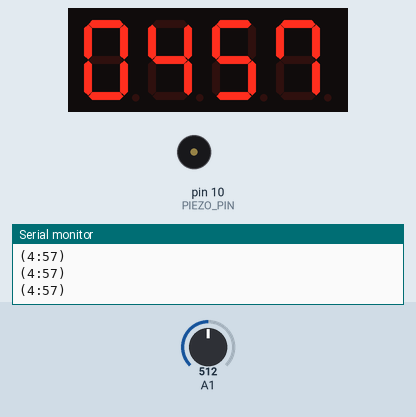
This sketch was run on a simulated Arduino Uno, built with avr-gcc and run on an emulated ATmega328P. Shown: 4-digit seven-segment display, buzzer (waves = sounding), the last lines printed to the serial monitor. Wiring (inferred from the names in the program): 4-digit 7-segment display, segments lit when HIGH: segments pin 2, pin 3, pin 4, pin 5, pin 6, pin 7, pin 8, pin 9; digit selects A0, pin 13, pin 12, pin 11. The test bench sets the inputs (shaded band); at power-on: A1 = 512. The segment pins are drawn as the display they are named for. At 24.6 s the program stops and its outputs stay as they are.

Above: at 3.4 s.
3.5 s: A1 set to 122
At 5.48 s:
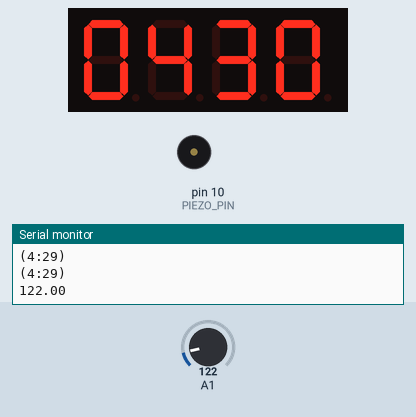
5.6 s: A1 set to 306
At 6.19 s:
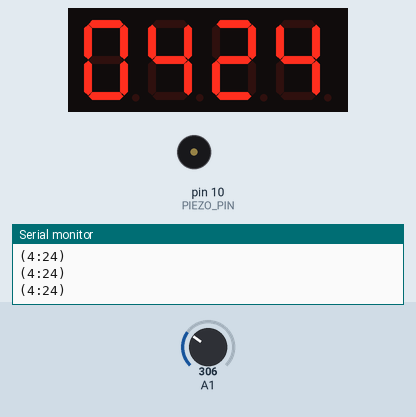
7.1 s: A1 set to 1023
At 9.4 s:
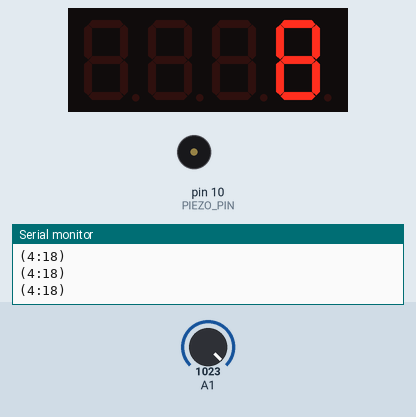
Timing chart, 0 to 26.1 s (numbered marks = the images above; inputs shaded):
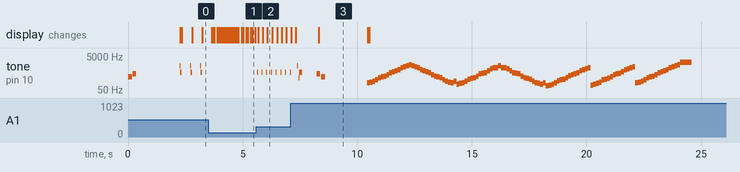

Measured:
- after the input at 3.5 s, tone on pin 10 (PIEZO_PIN): stops changing and stays silent
- after the input at 5.6 s, tone on pin 10 (PIEZO_PIN): alternates 554 Hz for 0.02 s and silent for 0.19 s, starting at once
- by itself, tone on pin 10 (PIEZO_PIN): plays 294 Hz for 0.18 s, 440 Hz for 0.15 s, 1319 Hz for 0.02 s, 554 Hz for 0.06 s, 1319 Hz for 0.02 s, 554 Hz for 0.06 s … (8 notes in this stretch)

The sketch:

main_module.ino
```cpp
/* main_module.ino for Bomb-Talkie a.k.a. 빵터지는 대화
 *
 * author: fetiu, gomjellie
 * last change: 2018.9.9
 *
 * ps.메시지 포맷팅은 sprintf로 하는 것을 권장.
 */
#include<Wire.h>

/*----사용할 모드만 남기고 주석처리 해주세요.----*/
#define TIMER_MODE //일반 delay
//#define THREAD_MODE //to test multi-threaded function.
//#define MUSIC_MODE
//#define DEBUG_MODE //디버그 모드로 전환하여 세그먼트 출력 값을 보려면 주석 해제.
/*정상적으로 세그먼트를 보려면 DEBUG_MODE는 반드시 주석처리해야함.*/

#include"pins.h"
#include"sound.h"
#ifdef TIMER_MODE
#include"timer.h"
extern float time_count; //5 * 60 s
extern float timer_speed;
extern bool success;
#endif

void setup() {
  pinMode(PIEZO_PIN,OUTPUT);
  for(int i = 0; i < 4; i++)
    pinMode(digit_pins[i], OUTPUT);
  for(int i = 0; i < 8; i++)
    pinMode(segment_pins[i], OUTPUT);
  Serial.begin(9600);
  Wire.begin(); //MASTER.
  sound_play(ATTACH);
}

void play_notes(const note *music, int music_length){
 /**
  * param: music: array of notes
  * param: music_length: how long it sustain
  */
  for(int i =0; i < music_length ; i++){
    int dur = 1000 / music[i].tempo;        //한 박자를 tempo만큼 분할.
    tone(PIEZO_PIN, music[i].pitch, dur); //i번째 note의 음 높이로 재생
#ifdef TIMER_MODE
    float _dur = (dur * timer_speed)/MINUTE ; //딜레이를 줄여서 재생. 재생속도 빨라짐
    delay_countdown(_dur);
#elif THREAD_MODE
    sleep(dur);
#else
    delay(dur);
#endif
  }
}

void loop() {
  while(time_count > 0) {
    timer_speed = analogRead(A1);
    Serial.println(timer_speed);
    sound_play(TIK_TOK);
    if(timer_speed == 1023){
        success = true;
        sound_play(DETACH);
        sound_play(FINAL_FANTASY);
        exit(0);
    }
  }
  timer_speed = 50;
  for(int i=0; i<5; i++) sound_play(EXPLODE); //it sounds like boom.
  exit(0);
}
```

pitches.h
```cpp
/*************************************************
 * Public Constants
 *************************************************/
#define B_0  31
#define C_1  33
#define CS1 35
#define D_1  37
#define DS1 39
#define E_1  41
#define F_1  44
#define FS1 46
#define G_1  49
#define GS1 52
#define A_1  55 //this conflicts
#define AS1 58
#define B_1  62
#define C_2  65
#define CS2 69
#define D_2  73
#define DS2 78
#define E_2  82
#define F_2  87
#define FS2 93
#define G_2  98
#define GS2 104
#define A_2  110
#define AS_2 117
#define B_2  123
#define C_3  131
#define CS3 139
#define D_3  147
#define DS3 156
#define E_3  165
#define F_3  175
#define FS3 185
#define G_3  196
#define GS3 208
#define A_3  220
#define AS3 233
#define B_3  247
#define C_4  262
#define CS4 277
#define D_4  294
#define DS4 311
#define E_4  330
#define F_4  349
#define FS4 370
#define G_4  392
#define GS4 415
#define A_4  440
#define AS4 466
#define B_4  494
#define C_5  523
#define CS5 554
#define D_5  587
#define DS5 622
#define E_5  659
#define F_5  698
#define FS5 740
#define G_5  784
#define GS5 831
#define A_5  880
#define AS5 932
#define B_5  988
#define C_6  1047
#define CS6 1109
#define D_6  1175
#define DS6 1245
#define E_6  1319
#define F_6  1397
#define FS6 1480
#define G_6  1568
#define GS6 1661
#define A_6  1760
#define AS6 1865
#define B_6  1976
#define C_7  2093
#define CS7 2217
#define D_7  2349
#define DS7 2489
#define E_7  2637
#define F_7  2794
#define FS7 2960
#define G_7  3136
#define GS7 3322
#define A_7  3520
#define AS7 3729
#define B_7  3951
#define C_8  4186
#define CS8 4435
#define D_8  4699
#define DS8 4978
```

sound.h
```cpp
/* sheets.h for music player via arduino tone
 * author: fetiu, gomjellie, ez2max, geonmo...
 * last change: 2018.9.9
 */
#include"pitches.h"
#include"pins.h"

//"underworld", "final_fantasy", "sweep", "explode", "tiktok", "airplane", "attach", "detach"
enum SongLists
{
    FINAL_FANTASY,
    SWEEP,
    EXPLODE,
    TIK_TOK,
    ATTACH,
    DETACH,
};

/*음표 구조체 선언*/
struct note {
  uint16_t pitch; //음높이
  uint16_t tempo; //박자
};

extern void play_notes(const note *music, int music_length);
const void sound_play(int sheet_name);
void _attach_sound();
void _detach_sound();
void _explode();
void _final_fantasy();
void _sweep();
void _tik_tok();

/*효과음*/
void _attach_sound(){
  tone(PIEZO_PIN, D_4, 180);
  delay(200); // should be sleep
  tone(PIEZO_PIN, A_4, 150);
  delay(2000);
}//playmusic없이 가는게 시간을 안까먹음.

void _detach_sound(){
  tone(PIEZO_PIN, A_4, 150);
  delay(200); // should be sleep
  tone(PIEZO_PIN, D_4, 180);
  delay(2000);
}

/*************************************************
 * 악보 배열 선언부
 *************************************************/
//// tempo의 숫자는 몇분음표인지를 나타냄. pitch 0은 쉼표.
//// 배열 원소 선언시, 한 마디씩 끊어서 작성하기.


void _explode() {
//// it sounds like bomb explodes
//// notes written by fetiu
  const struct note explode[] = {

          {C_4,12},{FS4,12},{F_4,12},{E_4,12},{AS4,12},{A_4,12},
          {GS4,6},{DS4,6},{B_3,6},
          {AS3, 6},{A_3, 6},{GS3,6},
          {C_4,12},{FS4,12},{F_4,12},{E_4,12},{AS4,12},{A_4,12},
          {GS4,6},{DS4,6},{B_3,6},
          {AS3, 6},{A_3, 6},{GS3,6},
          {C_4,12},{FS4,12},{F_4,12},{E_4,12},{AS4,12},{A_4,12},
          {GS4,6},{DS4,6},{B_3,6},
          {AS3, 6},{A_3, 6},{GS3,6},
          {C_4,12},{FS4,12},{F_4,12},{E_4,12},{AS4,12},{A_4,12},
          {GS4,6},{DS4,6},{B_3,6},
          {AS3, 6},{A_3, 6},{GS3,6},
          {C_4,12},{FS4,12},{F_4,12},{E_4,12},{AS4,12},{A_4,12},
          {C_4,12},{FS4,12},{F_4,12},{E_4,12},{AS4,12},{A_4,12},

  };
  int music_length = sizeof(explode) / sizeof(note);
  play_notes(explode, music_length);
}

void _tik_tok() {
//// tik tok
//// notes written by gomjellie & fetiu @fetiu's home
  const struct note tiktok[] = {
          {0,   8},
          {E_6, 16},
          {0,   32},
          {C_4, 32},
          {CS5, 8},
          {0,   8},
          {0,   2},
  };
  int music_length = sizeof(tiktok) / sizeof(note);
  play_notes(tiktok, music_length);
}

void _sweep() {
  //// arpeggio sweeping
  //// note written by gomjellie
  const struct note sweep[] = {
          // when mission successed!
          {D_4, 4},{F_4, 4},{A_4, 4},{C_5, 4},
          {D_5, 4},{F_5, 4},{A_5, 4},{C_6, 4},
          {D_6, 4},{C_6, 4},{A_5, 4},{F_5, 4},
          {D_5, 4},{C_5, 4},{A_4, 4},{F_4, 4},
          /////
          {CS4, 4},{F_4, 4},{GS4, 4},{C_5, 4},
          {CS5, 4},{F_5, 4},{GS5, 4},{C_6, 4},
          {CS6, 4},{C_6, 4},{GS5, 4},{F_5, 4},
          {CS5, 4},{C_5, 4},{GS4, 4},{F_4, 4},
  };
  play_notes(sweep, sizeof(sweep) / sizeof(note));
}


void _final_fantasy() {
  //// final_fantasy arpeggio song
//// notes written by gomjellie
  const struct note final_fantasy[] = {
          //// Code(c, d, e, g)
          /// arpeggio goes up
          {C_3, 8}, {D_3, 8}, {E_3, 8}, {G_3, 8},
          {C_4, 8}, {D_4, 8}, {E_4, 8}, {G_4, 8},
          {C_5, 8}, {D_5, 8}, {E_5, 8}, {G_5, 8},
          {C_6, 8}, {D_6, 8}, {E_6, 8}, {G_6, 8},
          //// arpeggio goes down
          {E_6, 8}, {D_6, 8}, {C_6, 8}, {G_5, 8},
          {E_5, 8}, {D_5, 8}, {C_5, 8}, {G_4, 8},
          {E_4, 8}, {D_4, 8}, {C_4, 8}, {G_3, 8},
          {E_3, 8}, {D_3, 8}, {C_3, 8}, {E_3, 8},

          //// Code(a, b, c, e)
          /// arpeggio goes up
          {A_2, 8}, {B_2, 8}, {C_3, 8}, {E_3, 8},
          {A_3, 8}, {B_3, 8}, {C_4, 8}, {E_4, 8},
          {A_4, 8}, {B_4, 8}, {C_5, 8}, {E_5, 8},
          {A_5, 8}, {B_5, 8}, {C_6, 8}, {E_6, 8},
          //// arpeggio goes down
          {C_6, 8}, {B_5, 8}, {A_5, 8}, {E_5, 8},
          {C_5, 8}, {B_4, 8}, {A_4, 8}, {E_4, 8},
          {C_4, 8}, {B_3, 8}, {A_3, 8}, {E_3, 8},
          {C_3, 8}, {B_2, 8}, {A_2, 8}, {C_3, 8},

          //// Code(F, G, A, C) arpeggio goes up
          {F_2, 8}, {G_2, 8}, {A_2, 8}, {C_3, 8},
          {F_3, 8}, {G_3, 8}, {A_3, 8}, {C_4, 8},
          {F_4, 8}, {G_4, 8}, {A_4, 8}, {C_5, 8},
          {F_5, 8}, {G_5, 8}, {A_5, 8}, {C_6, 8},

          //// Code(G, A, B, D) arpeggio goes up
          {G_2, 8}, {A_2, 8}, {B_2, 8}, {D_3, 8},
          {G_3, 8}, {A_3, 8}, {B_3, 8}, {D_4, 8},
          {G_4, 8}, {A_4, 8}, {B_4, 8}, {D_5, 8},
          {G_5, 8}, {A_5, 8}, {B_5, 8}, {D_6, 8},

          //// Code(C, D, E, G) arpeggio goes up
          {C_3, 8}, {D_3, 8}, {E_3, 8}, {G_3, 8},
          {C_4, 8}, {D_4, 8}, {E_4, 8}, {G_4, 8},
          {C_5, 8}, {D_5, 8}, {E_5, 8}, {G_5, 8},
          {C_6, 8}, {D_6, 8}, {E_6, 8}, {G_6, 8},

          //// Ending note
          {C_7, 2}
  };
  play_notes(final_fantasy, sizeof(final_fantasy) / sizeof(note));
}


/* 음악재생 함수 선언*/
const void sound_play(int sheet_name) {
  /**
   * param: sheet_name :
   *      e.g.) FINAL_FANTASY = 0,
                SWEEP = 1,
                EXPLODE = 2,
                TIK_TOK = 3,
                ATTACH = 4,
                DETACH = 5,
   * **/
  int music_length;
  switch (sheet_name) {
    case FINAL_FANTASY:
      _final_fantasy();
      break;
    case SWEEP:
      _sweep();
      break;
    case EXPLODE:
      _explode();
      break;
    case TIK_TOK:
      _tik_tok();
      break;
    case ATTACH:
      _attach_sound();
      break;
    case DETACH:
      _detach_sound();
      break;
  }
}
```

timer.h
```cpp
/* timer.h for countdown timer via sevensegment
 * 카운트다운 타이머를 위한 라이브러리
 * author: fetiu
 * last change: 2018.9.9
 */
#include"pins.h"

#define str String
#define append concat //**주의**
#define BUFF_SIZE 80 //for sprintf message
#define MINUTE 1000 // 1 minute for countdown
#define MAX_TIME 300 // 5 minute = 5*60s

bool success = false;
float time_count = MAX_TIME;
float timer_speed= 800; //이걸 줄이면 카운트 속도가 빨라짐. 최대 1000
//BGM을 재생할때는 원래 속도로 돌려놓는것 잊지말기.
//#TODO: 전선 잘 짜르면 1000으로 올라가서 느리게 만드는것도 해보자.


/* segment표시 위한 배열 정의 */
bool number_data[10][8]={
  {1, 1, 1, 1, 1, 1, 0, 0}, //0
  {0, 1, 1, 0, 0, 0, 0, 0}, //1
  {1, 1, 0, 1, 1, 0, 1, 0}, //2
  {1, 1, 1, 1, 0, 0, 1, 0}, //3
  {0, 1, 1, 0, 0, 1, 1, 0}, //4
  {1, 0, 1, 1, 0, 1, 1, 0}, //5
  {1, 0, 1, 1, 1, 1, 1, 0}, //6
  {1, 1, 1, 0, 0, 1, 0, 0}, //7
  {1, 1, 1, 1, 1, 1, 1, 0}, //8
  {1, 1, 1, 0, 0, 1, 1, 0}  //9
};// anode일 경우 원소 호출시 앞에 !붙이기

void show_digit(int pos, int number){
  bool value, segment_value;
#ifdef DEBUG_MODE
  String msg= "digit " + str(pos) + ": "; //세그먼트 작동 테스트용 메시지.
  int sleeptime;
  Serial.print("sleep할 시간을 지정하세요(0~1000ms");
  sleeptime = Serial.parseInt();
#endif
  /*select a digit.*/
  for(int i = 0; i < 4; i++){
    value = (i == pos-1)? LOW : HIGH;
    digitalWrite(digit_pins[i], value);
  }
  /*show a number on the segment*/
  for(int i = 0; i < 8; i++){
    segment_value = number_data[number][i];
    digitalWrite(segment_pins[i], segment_value); //anode의 경우 켜질때 1, 끌때 0
#ifndef DEBUG_MODE
  }//Debug모드가 아니라면 5ms 딜레이후 종료
  delay(5);
  return;
#else
    msg.append(segment_value);
  }
  Serial.println(msg);
  delay(sleeptime);
#endif
}

/* 함수 선언부 */
void delay_countdown(int duration){
  static char message[BUFF_SIZE];
  int minute = time_count/60;
  int second = (int)time_count%60;

  sprintf(message,"(%d:%d)", minute, second);
  Serial.println(message);

  if (time_count >= 0){
    for(int cycle=0; cycle < duration/20 ; cycle++){
      show_digit(1, 0);
      show_digit(2, minute); // minute
      show_digit(3, second/10); // second 1st digit
      show_digit(4, (int)second%10); // second 2nd digit
    }// 5ms * 4 routines = 20ms for one cycle. duration should be devides by that.
    if(success == false){
      time_count -= duration/timer_speed;  // 재생한 노트 길이 만큼이 전체 시간에서 빼줌.
    }
  }
  else delay(duration);
}
```

pins.h
```cpp
#pragma once
/* 하드웨어 연결 정보 */
/*for I2C*/
#define SCL_PIN A5
#define SDA_PIN A4
//#define SLAVE_MODULE1 0x04
/*for 4 digit 7 segment and timer*/
const int PIEZO_PIN = 10;
const int segment_pins[] = {2, 3, 4, 5, 6, 7, 8, 9};
const int digit_pins[]  = {A0, 13, 12, 11};
```
